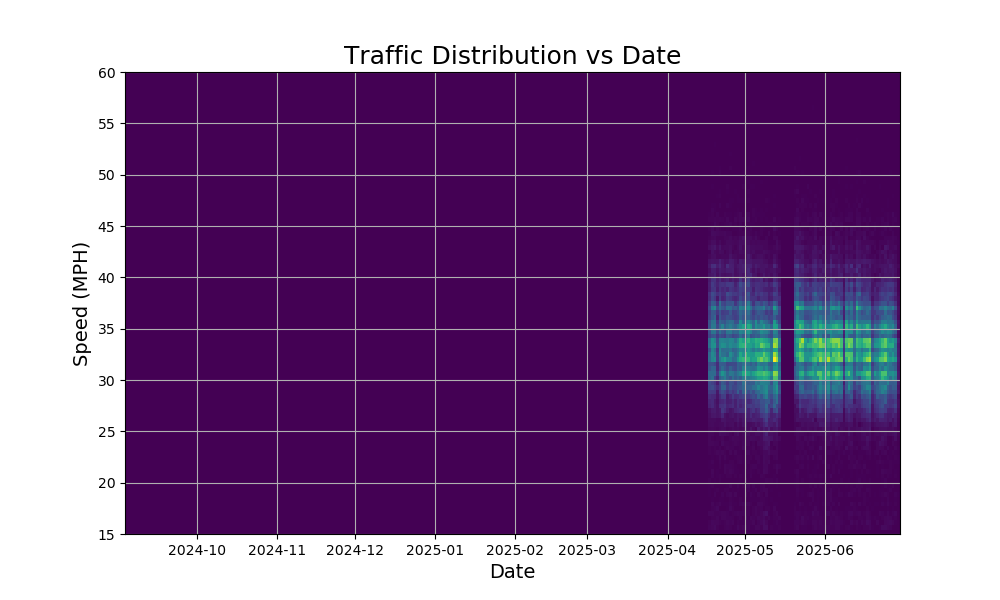

Write Python code to recreate this figure.
#!/usr/bin/python3

import matplotlib.pyplot as plt
import matplotlib.dates as mdates
import numpy as np
import sqlite3
from datetime import datetime
from datetime import timedelta


db_filename = 'speed.db'

today = datetime.now().date()
num_days = 300
num_speed_bins = 100
lowest_speed = 15
highest_speed = 60

con = sqlite3.connect(db_filename)
con.row_factory = sqlite3.Row
db_cursor = con.cursor()

date_list = []  # empty list
speed_counts = []
speed_list = []

start_date = today - timedelta(num_days)


while (start_date <= today):
    date_str = start_date.strftime("%Y-%m-%d")
    select = "SELECT speed FROM speed WHERE date LIKE '%" + date_str + "%'"
    result = db_cursor.execute(select)
    speed_list = np.abs(result.fetchall())   # consider positive values only
    speed_counts.append(np.histogram(speed_list,bins=num_speed_bins,range=(lowest_speed,highest_speed))[0])  # save counts only
    date_list.append(start_date)  
    start_date += timedelta(1)

con.close()

fig,ax = plt.subplots(figsize=(10,6))
y_scale = np.linspace(lowest_speed,highest_speed,num_speed_bins)
x_scale = np.arange(num_days+1)
#ax.pcolormesh(x_scale,y_scale,  np.transpose(speed_counts))
ax.pcolormesh(date_list,y_scale,  np.transpose(speed_counts))
ax.set_xlabel('Date',fontsize=14)
ax.set_ylabel('Speed (MPH)',fontsize=14)
ax.set_title('Traffic Distribution vs Date',fontsize=18)
ax.grid(True)


fig.savefig('histograms_by_day.png',dpi=100)
#plt.show()

